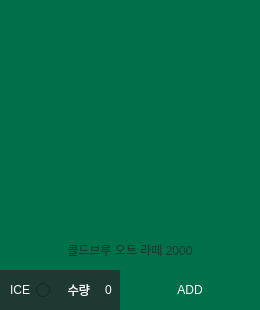
         <widget class="QFrame" name="frame_1_90">
          <property name="geometry">
           <rect>
            <x>20</x>
            <y>1070</y>
            <width>260</width>
            <height>310</height>
           </rect>
          </property>
          <property name="frameShape">
           <enum>QFrame::NoFrame</enum>
          </property>
          <property name="frameShadow">
           <enum>QFrame::Raised</enum>
          </property>
          <widget class="QRadioButton" name="radioButton_1_90">
           <property name="geometry">
            <rect>
             <x>0</x>
             <y>270</y>
             <width>50</width>
             <height>40</height>
            </rect>
           </property>
           <property name="focusPolicy">
            <enum>Qt::NoFocus</enum>
           </property>
           <property name="layoutDirection">
            <enum>Qt::RightToLeft</enum>
           </property>
           <property name="styleSheet">
            <string notr="true">background-color: rgb(30, 57, 50);
color: rgb(255, 255, 255);</string>
           </property>
           <property name="text">
            <string>ICE</string>
           </property>
           <property name="checked">
            <bool>false</bool>
           </property>
           <property name="autoRepeat">
            <bool>false</bool>
           </property>
           <property name="autoExclusive">
            <bool>false</bool>
           </property>
          </widget>
          <widget class="QLabel" name="label_1_90">
           <property name="geometry">
            <rect>
             <x>50</x>
             <y>270</y>
             <width>40</width>
             <height>40</height>
            </rect>
           </property>
           <property name="styleSheet">
            <string notr="true">background-color: rgb(30, 57, 50);
color: rgb(255, 255, 255);
font: 75 9pt &quot;맑은 고딕&quot;;</string>
           </property>
           <property name="text">
            <string>수량</string>
           </property>
           <property name="alignment">
            <set>Qt::AlignRight|Qt::AlignTrailing|Qt::AlignVCenter</set>
           </property>
          </widget>
          <widget class="QLabel" name="label_image_1_90">
           <property name="geometry">
            <rect>
             <x>0</x>
             <y>0</y>
             <width>260</width>
             <height>270</height>
            </rect>
           </property>
           <property name="styleSheet">
            <string notr="true">background-color: rgb(0, 112, 74);</string>
           </property>
           <property name="text">
            <string/>
           </property>
          </widget>
          <widget class="QSpinBox" name="spinBox_1_90">
           <property name="geometry">
            <rect>
             <x>90</x>
             <y>270</y>
             <width>50</width>
             <height>40</height>
            </rect>
           </property>
           <property name="focusPolicy">
            <enum>Qt::WheelFocus</enum>
           </property>
           <property name="styleSheet">
            <string notr="true">background-color: rgb(30, 57, 50);
color: rgb(255, 255, 255);</string>
           </property>
           <property name="frame">
            <bool>false</bool>
           </property>
           <property name="alignment">
            <set>Qt::AlignCenter</set>
           </property>
          </widget>
          <widget class="QPushButton" name="pushButton_1_90">
           <property name="geometry">
            <rect>
             <x>120</x>
             <y>270</y>
             <width>140</width>
             <height>40</height>
            </rect>
           </property>
           <property name="focusPolicy">
            <enum>Qt::StrongFocus</enum>
           </property>
           <property name="styleSheet">
            <string notr="true">QPushButton{
	font: 9pt &quot;맑은 고딕&quot;;
	color: rgb(255, 255, 255);
	background-color: rgb(0, 112, 74);
	border: 0px;
}
QPushButton:hover{
	color: rgb(0, 0, 0);
	background-color: rgb(0, 255, 166);
}</string>
           </property>
           <property name="text">
            <string>ADD</string>
           </property>
          </widget>
          <widget class="QLabel" name="label_p_1_90">
           <property name="geometry">
            <rect>
             <x>0</x>
             <y>230</y>
             <width>260</width>
             <height>40</height>
            </rect>
           </property>
           <property name="styleSheet">
            <string notr="true">color: rgb(30, 57, 50);
font: 75 9pt &quot;맑은 고딕&quot;;</string>
           </property>
           <property name="text">
            <string>콜드브루 오트 라떼 2000</string>
           </property>
           <property name="alignment">
            <set>Qt::AlignCenter</set>
           </property>
          </widget>
         </widget>
